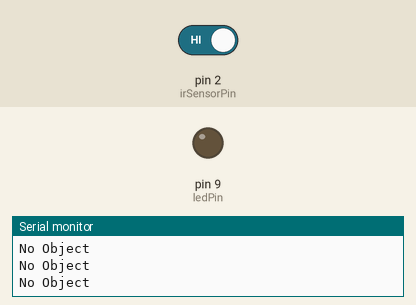
Recording of a sketch running on a simulated Arduino Uno, built with avr-gcc and run on an emulated ATmega328P. Shown: output pins drawn as LEDs (lit = HIGH), the last lines printed to the serial monitor. The test bench sets the inputs (shaded band); at power-on: pin 2 (irSensorPin) HIGH.

Above: at 1.8 s.
1.9 s: pin 2 (irSensorPin) driven LOW
At 2.5 s:
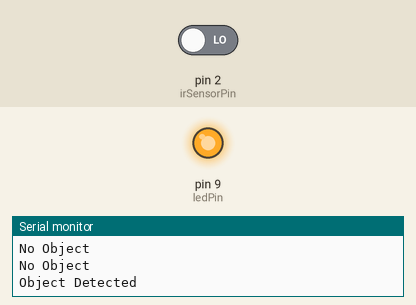
3.5 s: pin 2 (irSensorPin) driven HIGH
At 4.8 s:
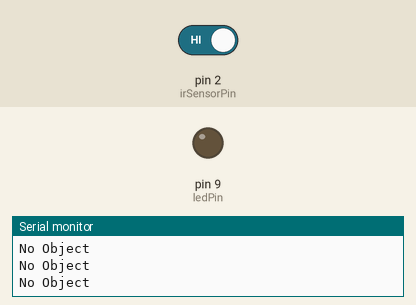
Timing chart, 0 to 6.5 s (numbered marks = the images above; inputs shaded):
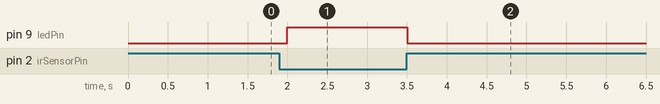

Measured:
- after the input at 1.9 s, pin 9 (ledPin): LOW → HIGH after 0.10 s
- after the input at 3.5 s, pin 9 (ledPin): HIGH → LOW at once

The sketch:

sketch_irsensor.ino
```cpp
// IR Sensor
// Author: Ruhusa
// Description: Turns ON an LED when an object is detected

// Pin definitions
const int irSensorPin = 2;   // IR sensor OUT pin connected to D2
const int ledPin = 9;       // LED connected to D13

void setup() {
  // Set pin modes
  pinMode(irSensorPin, INPUT);   // IR sensor gives input to Arduino
  pinMode(ledPin, OUTPUT);       // LED is an output

  // Start serial communication
  Serial.begin(9600);
  Serial.println("IR Sensor Test Started");
  //digitalWrite(RELAY_PIN, HIGH);  // Relay OFF at startup
}

void loop() {
  // Read IR sensor value
  int sensorValue = digitalRead(irSensorPin);

  // Most IR sensors output LOW when object is detected
  if (sensorValue == LOW) {
    digitalWrite(ledPin, HIGH);     // Turn ON LED
    Serial.println("Object Detected");
  } else {
    digitalWrite(ledPin, LOW);      // Turn OFF LED
    Serial.println("No Object");
  }

  delay(500); // Small delay for stability
}
```
